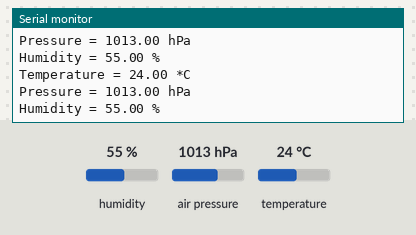
Recording of a sketch running on a simulated Arduino Uno, built with avr-gcc and run on an emulated ATmega328P. Parts: the last lines printed to the serial monitor. Inputs (shaded band) come from the test bench; at power-on: humidity 55 %, air pressure 1013 hPa, temperature 24 °C.

Above: at 1.8 s.
1.9 s: humidity set to 22 %
At 2.9 s:
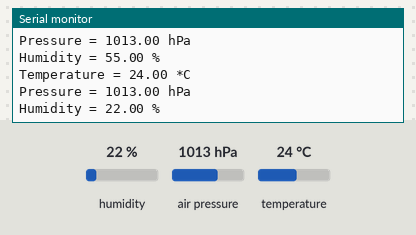
3.4 s: air pressure set to 952 hPa
At 4.7 s:
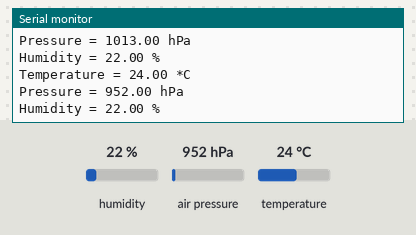
4.9 s: temperature set to 12 °C
At 5.9 s:
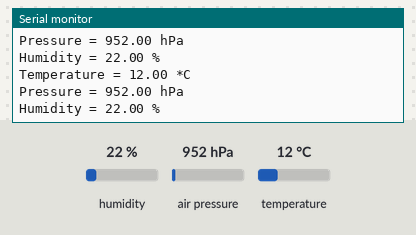

Measured:
- after the input at 1.9 s, the serial monitor: prints a new line after 0.20 s (image 1)
- after the input at 3.4 s, the serial monitor: prints a new line after 0.69 s (image 2)
- after the input at 4.9 s, the serial monitor: prints a new line after 0.17 s (image 3)

The sketch:

CH_BME_Testing.ino
```cpp
/*
 * CH_BME_Testing
 *
 * Test the BME280 sensor using I2C
 *
 * Taken from Adafruit example sketch.
 *
 *
 */

#include <Wire.h>
#include <SPI.h>
#include <Adafruit_Sensor.h>
#include <Adafruit_BME280.h>  // can use BME680library


#define SEALEVELPRESSURE_HPA (1013.25)

Adafruit_BME280 bme; // I2C

uint8_t ADDR1=0x76; // some units default to 0x77
uint8_t ADDR2=0x77;

unsigned long delayTime;

void setup() {
    Serial.begin(9600);
    Serial.println(F("BME280 test"));

    bool status;

    // default settings
    status = bme.begin(ADDR1);
    if (!status) {
        status=bme.begin(ADDR2);
        if (!status) {
          Serial.println("Could not find a BME280 sensor at addr 0x76 or 0x77, check wiring!");
          while (1) yield(); // yield is required to prevent WDT crash.
        }
    }

    Serial.println("-- BME Sensor Test --");
    delayTime = 1000;

    Serial.println();
}


void loop() {
    printValues();
    delay(delayTime);
}


void printValues() {
    Serial.print("Temperature = ");
    Serial.print(bme.readTemperature());
    Serial.println(" *C");

    Serial.print("Pressure = ");

    Serial.print(bme.readPressure() / 100.0F);
    Serial.println(" hPa");

    Serial.print("Humidity = ");
    Serial.print(bme.readHumidity());
    Serial.println(" %");

    Serial.println();
}
```
